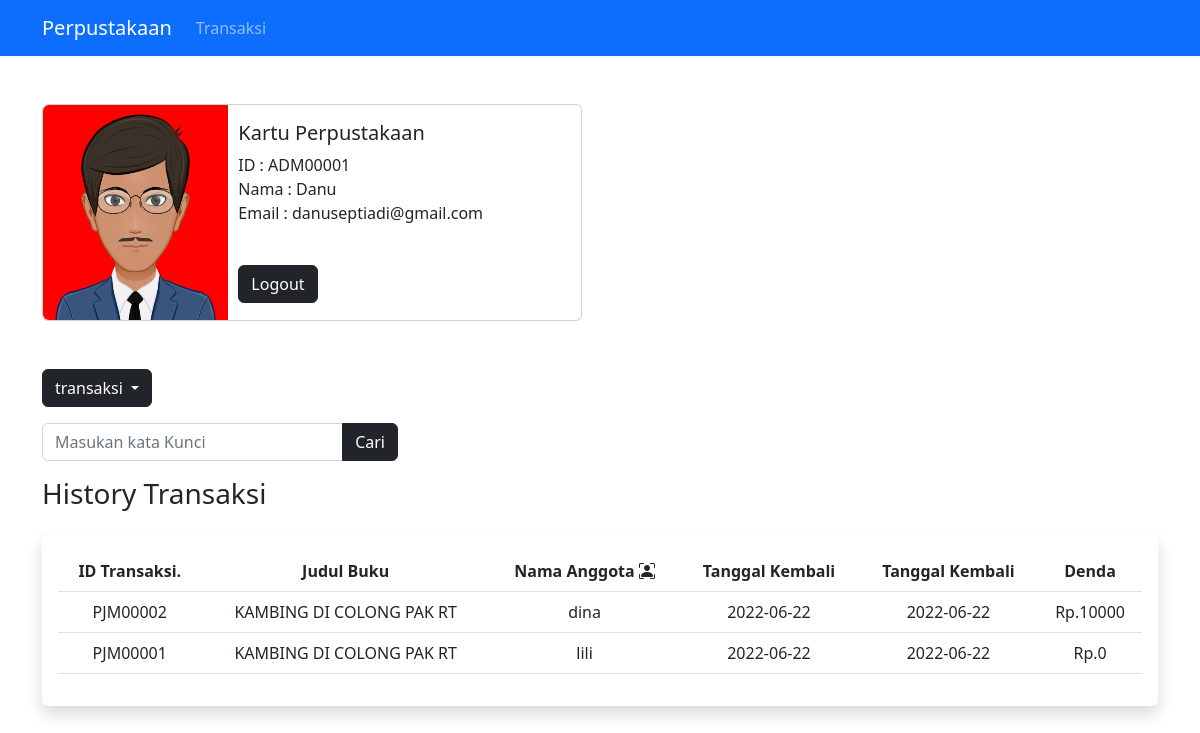
Screenshot of /project/perpus/?l=transaksi (signed in) with the database file from the repository.
### tables this page shows
CREATE TABLE `peminjaman` (
  `id_peminjaman` varchar(10) NOT NULL,
  `buku_id` varchar(10) NOT NULL,
  `anggota_id` varchar(10) NOT NULL,
  `tanggal_pinjam` date NOT NULL,
  `tanggal_kembali` date NOT NULL,
  `denda_id` varchar(10) NOT NULL
);

CREATE TABLE `buku` (
  `id_buku` varchar(10) NOT NULL,
  `judul_buku` varchar(100) NOT NULL,
  `penulis_id` varchar(30) NOT NULL,
  `penerbit` varchar(30) NOT NULL,
  `status_buku` enum('Tersedia','Tidak Tersedia') NOT NULL
);

CREATE TABLE `anggota` (
  `id_anggota` varchar(10) NOT NULL,
  `nama_anggota` varchar(30) NOT NULL,
  `email_anggota` varchar(50) NOT NULL,
  `username` varchar(30) NOT NULL,
  `password` varchar(30) NOT NULL
);

CREATE TABLE `denda` (
  `id_denda` varchar(10) NOT NULL,
  `jumlah_hari` int(11) NOT NULL,
  `denda` int(11) NOT NULL
);

### app/core/Controller.php (called while the page is built, shortened)
<?php
class Controller{
    public function view($view, $data = [])
    {
        require_once 'app/views/'.$view.'.php';
    }
}

### app/core/App.php (called while the page is built, shortened)
<?php
class App{
    protected $method = 'index';
    protected $params = [];
    public function __construct(){
        $url = $this->parseURL();
        $this->controller = new $this->controller;
        if( !empty($url)){
            $this->params = array_values($url);
        }
        call_user_func_array([$this->controller, $this->method], $this->params);
    }
    public function parseURL(){
        if(isset($_GET['url'])){
            $url = rtrim($_GET['url'],'/');
            $url = filter_var($url, FILTER_SANITIZE_URL);
            $url = explode('/',$url);
            return $url;
        }
    }
}

### index.php (called while the page is built, shortened)
<?php
$app = new App;

### app/helper/database.php (called while the page is built, shortened)
<?php
class database{
    private $servername = DB_SERVER;
    private $username = DB_USER;
    private $pass = DB_PASS;
    private $database = DB_NAME;
    private $conn;
    function __construct()
    {
        try {
            $this->conn = new PDO("mysql:host=$this->servername;dbname=$this->database", $this->username,
            $this->pass);
            $this->conn->setAttribute(PDO::ATTR_ERRMODE, PDO::ERRMODE_EXCEPTION);
        } catch(PDOException $e) {
            echo "Connection failed: " . $e->getMessage();
        }
    }
    public function getAll($sql){
        $this->stmt = $this->conn->prepare($sql);
        $this->stmt->execute();
        return $this->stmt->fetchAll(PDO::FETCH_ASSOC);
    }
}

### app/models/transaksi.php (called while the page is built, shortened)
<?php
class transaksi{
    private $p;
    function __construct()
    {
        $this->p = new database;
    }
    function getAll_transaksi()
    {
        $data = $this->p->getAll("SELECT peminjaman.*,buku.judul_buku,anggota.nama_anggota,denda.denda from peminjaman inner join anggota on peminjaman.anggota_id = anggota.id_anggota inner join denda on peminjaman.denda_id = denda.id_denda inner join buku on peminjaman.buku_id = buku.id_buku");
        return $data;
    }
}
?>

### app/views/atribut/transaksi.php (the view)
<h3 class="mb-4">History Transaksi</h3>
<div class="shadow p-3 mb-5 bg-body rounded">
<table class="table">
  <thead>
    <tr>
      <th class="text-center" scope="col">ID Transaksi.</th>
      <th class="text-center" scope="col">Judul Buku</i></th>
      <th class="text-center" scope="col">Nama Anggota  <i class="bi bi-person-bounding-box"></th>
      <th class="text-center" scope="col">Tanggal Kembali</th>
      <th class="text-center" scope="col">Tanggal Kembali</th>
      <th class="text-center" scope="col">Denda </th>
    </tr>
  </thead>
  <tbody>
    <?php foreach($data['transaksi'] as $transaksi):
    ?>
        <tr>
      <td class="text-center"><?=$transaksi['id_peminjaman'];?></td>
      <td class="text-center"><?=$transaksi['judul_buku'];?></td>
      <td class="text-center"><?=$transaksi['nama_anggota'];?></td>
      <td class="text-center"><?=$transaksi['tanggal_pinjam'];?></td>
      <td class="text-center"><?=$transaksi['tanggal_kembali'];?></td>
      <td class="text-center"><?="Rp.".$transaksi['denda'];?></td>
        </tr>
        <?php endforeach;?>
    </tbody>
</table>

### rows the page displays
peminjaman: id_peminjaman "PJM00002", buku.judul_buku "KAMBING DI COLONG PAK RT", anggota.nama_anggota "dina", tanggal_pinjam "2022-06-22", tanggal_kembali "2022-06-22", denda.denda "10000"
peminjaman: id_peminjaman "PJM00001", buku.judul_buku "KAMBING DI COLONG PAK RT", anggota.nama_anggota "lili", tanggal_pinjam "2022-06-22", tanggal_kembali "2022-06-22", denda.denda "0"

### other values shown
$_GET['l'] "transaksi"
